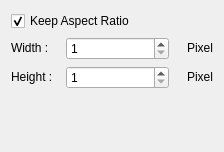
<?xml version="1.0" encoding="UTF-8"?>
<ui version="4.0">
 <class>resizephoto</class>
 <widget class="QDialog" name="resizephoto">
  <property name="geometry">
   <rect>
    <x>0</x>
    <y>0</y>
    <width>224</width>
    <height>152</height>
   </rect>
  </property>
  <property name="minimumSize">
   <size>
    <width>224</width>
    <height>152</height>
   </size>
  </property>
  <property name="maximumSize">
   <size>
    <width>224</width>
    <height>152</height>
   </size>
  </property>
  <property name="windowTitle">
   <string>Resize</string>
  </property>
  <property name="windowIcon">
   <iconset resource="Icon.qrc">
    <normaloff>:/Icons/Resize.png</normaloff>:/Icons/Resize.png</iconset>
  </property>
  <layout class="QGridLayout" name="gridLayout">
   <item row="0" column="0">
    <widget class="QCheckBox" name="KeepAspectRatio">
     <property name="sizePolicy">
      <sizepolicy hsizetype="Expanding" vsizetype="Fixed">
       <horstretch>0</horstretch>
       <verstretch>0</verstretch>
      </sizepolicy>
     </property>
     <property name="text">
      <string>Keep Aspect Ratio</string>
     </property>
     <property name="checked">
      <bool>true</bool>
     </property>
    </widget>
   </item>
   <item row="1" column="0">
    <layout class="QHBoxLayout" name="horizontalLayout">
     <property name="spacing">
      <number>0</number>
     </property>
     <item>
      <widget class="QLabel" name="WidthLabel">
       <property name="sizePolicy">
        <sizepolicy hsizetype="Fixed" vsizetype="Fixed">
         <horstretch>0</horstretch>
         <verstretch>0</verstretch>
        </sizepolicy>
       </property>
       <property name="minimumSize">
        <size>
         <width>55</width>
         <height>0</height>
        </size>
       </property>
       <property name="text">
        <string>Width :</string>
       </property>
      </widget>
     </item>
     <item>
      <widget class="QSpinBox" name="Width">
       <property name="minimum">
        <number>1</number>
       </property>
       <property name="maximum">
        <number>999999999</number>
       </property>
      </widget>
     </item>
     <item>
      <widget class="QLabel" name="PixelW">
       <property name="sizePolicy">
        <sizepolicy hsizetype="Fixed" vsizetype="Fixed">
         <horstretch>0</horstretch>
         <verstretch>0</verstretch>
        </sizepolicy>
       </property>
       <property name="minimumSize">
        <size>
         <width>44</width>
         <height>0</height>
        </size>
       </property>
       <property name="text">
        <string>Pixel</string>
       </property>
       <property name="alignment">
        <set>Qt::AlignRight|Qt::AlignTrailing|Qt::AlignVCenter</set>
       </property>
      </widget>
     </item>
    </layout>
   </item>
   <item row="2" column="0">
    <layout class="QHBoxLayout" name="horizontalLayout_2">
     <property name="spacing">
      <number>0</number>
     </property>
     <item>
      <widget class="QLabel" name="HeightLabel">
       <property name="sizePolicy">
        <sizepolicy hsizetype="Maximum" vsizetype="Maximum">
         <horstretch>0</horstretch>
         <verstretch>0</verstretch>
        </sizepolicy>
       </property>
       <property name="minimumSize">
        <size>
         <width>55</width>
         <height>0</height>
        </size>
       </property>
       <property name="text">
        <string>Height :</string>
       </property>
      </widget>
     </item>
     <item>
      <widget class="QSpinBox" name="Height">
       <property name="minimum">
        <number>1</number>
       </property>
       <property name="maximum">
        <number>999999999</number>
       </property>
      </widget>
     </item>
     <item>
      <widget class="QLabel" name="PixelH">
       <property name="sizePolicy">
        <sizepolicy hsizetype="Fixed" vsizetype="Fixed">
         <horstretch>0</horstretch>
         <verstretch>0</verstretch>
        </sizepolicy>
       </property>
       <property name="minimumSize">
        <size>
         <width>44</width>
         <height>0</height>
        </size>
       </property>
       <property name="text">
        <string>Pixel</string>
       </property>
       <property name="alignment">
        <set>Qt::AlignRight|Qt::AlignTrailing|Qt::AlignVCenter</set>
       </property>
      </widget>
     </item>
    </layout>
   </item>
   <item row="3" column="0">
    <spacer name="verticalSpacer">
     <property name="orientation">
      <enum>Qt::Vertical</enum>
     </property>
     <property name="sizeHint" stdset="0">
      <size>
       <width>20</width>
       <height>21</height>
      </size>
     </property>
    </spacer>
   </item>
   <item row="4" column="0">
    <widget class="QDialogButtonBox" name="ResizeButtonBox"/>
   </item>
  </layout>
 </widget>
 <tabstops>
  <tabstop>KeepAspectRatio</tabstop>
  <tabstop>Width</tabstop>
  <tabstop>Height</tabstop>
 </tabstops>
 <resources>
  <include location="Icon.qrc"/>
 </resources>
 <connections/>
</ui>
